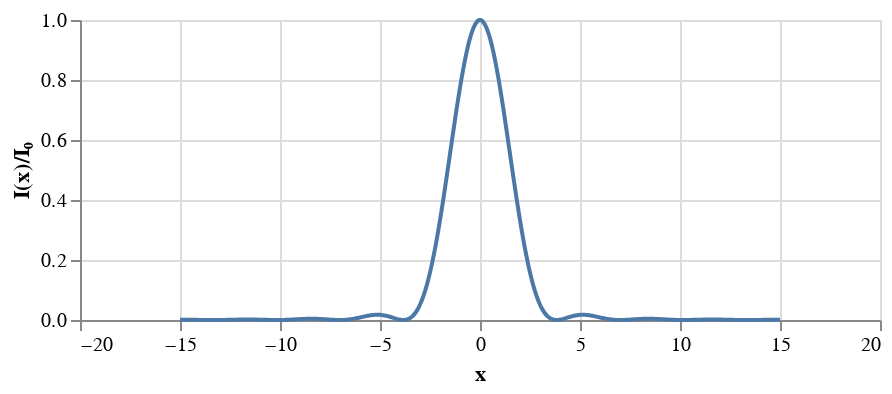

Source (notebook cell):
### Markdown cell above
We can now use this to create an Altair `Chart`.

### Code cell
alt.Chart(df_airy,
        height=150
    ).mark_line(
    ).encode(
        x='x:Q',
        y=alt.Y('norm_I:Q', title='I(x)/I₀'),
        order='x:Q')

### Figure 1 — Vega-Lite specification as saved in the notebook (floating-point values rounded to 4 significant figures; data arrays with more than 128 entries replaced by an {"elided": "..."} marker saying what was removed)
{"$schema": "https://vega.github.io/schema/vega-lite/v2.4.3.json", "config": {"view": {"height": 300, "width": 400}}, "data": {"values": {"elided": "400 records"}}, "encoding": {"order": {"field": "x", "type": "quantitative"}, "x": {"field": "x", "type": "quantitative"}, "y": {"field": "norm_I", "title": "I(x)/I₀", "type": "quantitative"}}, "height": 150, "mark": "line"}
